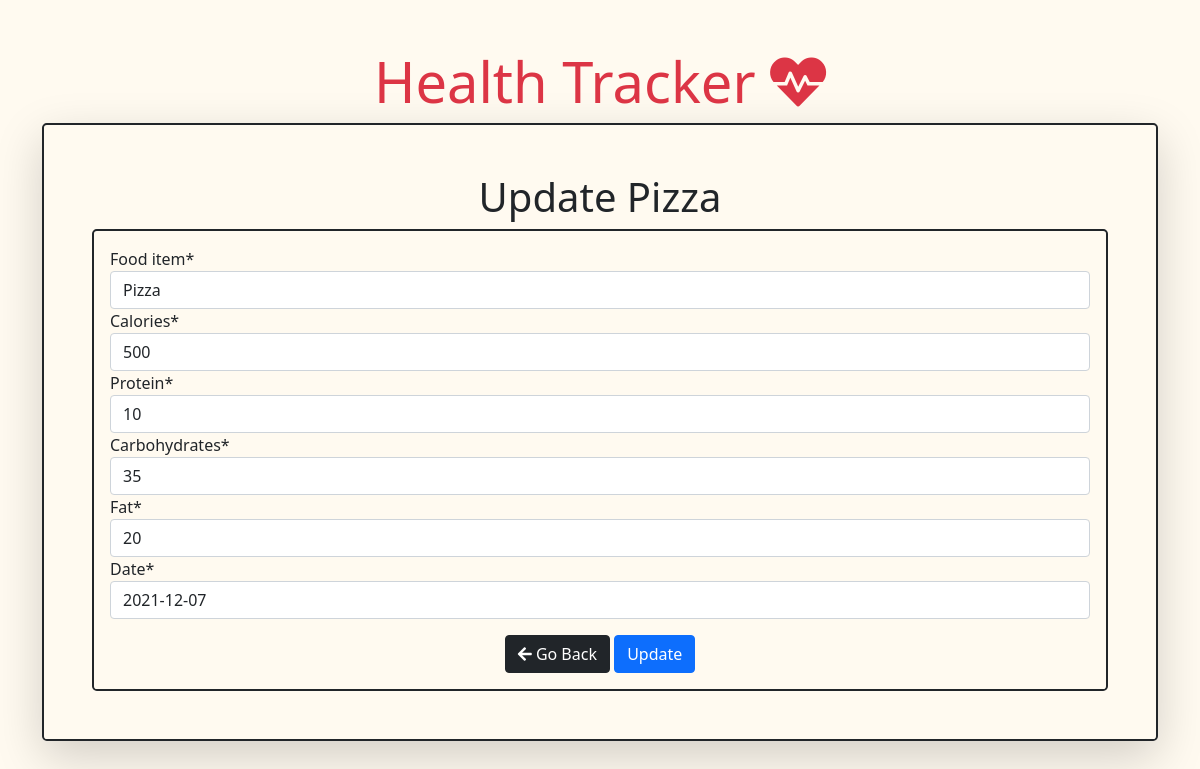
The app's page /edit-food/1 (signed in) with its own data.
### HealthTracker/models.py (models this page shows)
class Nutrition(models.Model):
    food_item = models.CharField(max_length=200)
    calories = models.IntegerField(default=0, validators=[MinValueValidator(0)])
    protein = models.IntegerField(default=0, validators=[MinValueValidator(0)])
    carbohydrates = models.IntegerField(default=0, validators=[MinValueValidator(0)])
    fat = models.IntegerField(default=0, validators=[MinValueValidator(0)])
    date = models.DateField(default=datetime.date.today())

### HealthTracker/views.py (the view)
# urls.py: path('edit-food/<int:id>', views.edit_food, name='edit_food'),
@login_required(login_url='login')
def edit_food(request, id):
    food = Nutrition.objects.get(id=id)
    form = NutritionForm(request.POST or None, instance=food)
    if form.is_valid():
        form.save()
        return redirect('home_nutrition')
    return render(request, 'edit-nutrition.html', {'form': form, 'food': food})

### HealthTracker/forms.py
class NutritionForm(forms.ModelForm):
    class Meta:
        model = Nutrition
        fields = '__all__'
        widgets = {
            'food_item': forms.TextInput(attrs={
                'class': 'form-control',
                'placeholder': "Add Food Name",
            }),
        }

### templates/edit-nutrition.html (shortened to what this page needs)
{% extends 'base.html' %}
{% load crispy_forms_tags %}
{% block body %}
        <div class="container shadow-lg rounded-3 border-2 border border-dark p-5 text-align">
            <h1 class="text-center">Update {{food.food_item}}</h1>
            <form method="post" action="{% url 'edit_food' food.id %}">
                <div class="container border border-dark rounded-3 border-2 p-3">
                    {{form|crispy}}
                    <div class="text-center pt-3">
                        <a href="{% url 'home_nutrition' %}" class="btn btn-dark"><i class="fas fa-arrow-left"></i> Go Back</a>
                        <button type="submit" class="btn btn-primary">Update</button>
                    </div>
                </div>
            </form>
        </div>
{% endblock %}

### static/css/styles.css (style rules this page uses)
body { background-color:floralwhite; }

### records on screen
Nutrition: food_item "Pizza", calories "500", protein "10", carbohydrates "35", fat "20", date "2021-12-07"
